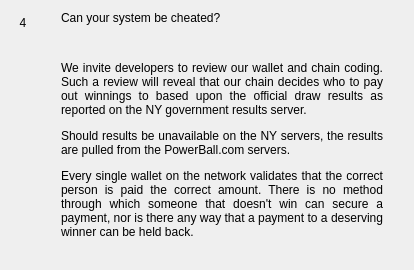
                  <widget class="QWidget" name="widgetFaq4" native="true">
                   <layout class="QHBoxLayout" name="horizontalPage_4" stretch="0,1">
                    <item alignment="Qt::AlignTop">
                     <widget class="QLabel" name="labelNumber4">
                      <property name="minimumSize">
                       <size>
                        <width>24</width>
                        <height>24</height>
                       </size>
                      </property>
                      <property name="maximumSize">
                       <size>
                        <width>16777215</width>
                        <height>24</height>
                       </size>
                      </property>
                      <property name="text">
                       <string>4</string>
                      </property>
                      <property name="alignment">
                       <set>Qt::AlignCenter</set>
                      </property>
                     </widget>
                    </item>
                    <item>
                     <layout class="QVBoxLayout" name="verticalLayoutPage_4">
                      <property name="leftMargin">
                       <number>20</number>
                      </property>
                      <property name="rightMargin">
                       <number>20</number>
                      </property>
                      <item>
                       <widget class="QLabel" name="labelSubtitle4">
                        <property name="text">
                         <string>Can your system be cheated?</string>
                        </property>
                        <property name="wordWrap">
                         <bool>true</bool>
                        </property>
                       </widget>
                      </item>
                      <item>
                       <spacer name="verticalSpacer_40">
                        <property name="orientation">
                         <enum>Qt::Vertical</enum>
                        </property>
                        <property name="sizeType">
                         <enum>QSizePolicy::Fixed</enum>
                        </property>
                        <property name="sizeHint" stdset="0">
                         <size>
                          <width>20</width>
                          <height>30</height>
                         </size>
                        </property>
                       </spacer>
                      </item>
                      <item>
                       <widget class="QLabel" name="labelContent4">
                        <property name="text">
                         <string>
                           &lt;html&gt;&lt;head/&gt;&lt;body&gt;&lt;p align=&quot;justify&quot;&gt;
                           We invite developers to review our wallet and chain coding. Such a review 
                           will reveal that our chain decides who to pay out winnings to based upon the 
                           official draw results as reported on the NY government results server.
                           &lt;/p&gt;&lt;p align=&quot;justify&quot;&gt;
                           Should results be unavailable on the NY servers, the results are pulled from 
                           the PowerBall.com servers.
                           &lt;/p&gt;&lt;p align=&quot;justify&quot;&gt;
                           Every single wallet on the network validates that the correct person is paid the 
                           correct amount. There is no method through which someone that doesn't win can 
                           secure a payment, nor is there any way that a payment to a deserving winner can 
                           be held back.
                           &lt;/p&gt;&lt;/body&gt;&lt;/html&gt;
                         </string>
                        </property>
                        <property name="alignment">
                         <set>Qt::AlignLeading|Qt::AlignLeft|Qt::AlignTop</set>
                        </property>
                        <property name="wordWrap">
                         <bool>true</bool>
                        </property>
                       </widget>
                      </item>
                      <item>
                       <spacer name="verticalSpacer_41">
                        <property name="orientation">
                         <enum>Qt::Vertical</enum>
                        </property>
                        <property name="sizeHint" stdset="0">
                         <size>
                          <width>20</width>
                          <height>20</height>
                         </size>
                        </property>
                       </spacer>
                      </item>
                     </layout>
                    </item>
                   </layout>
                  </widget>
